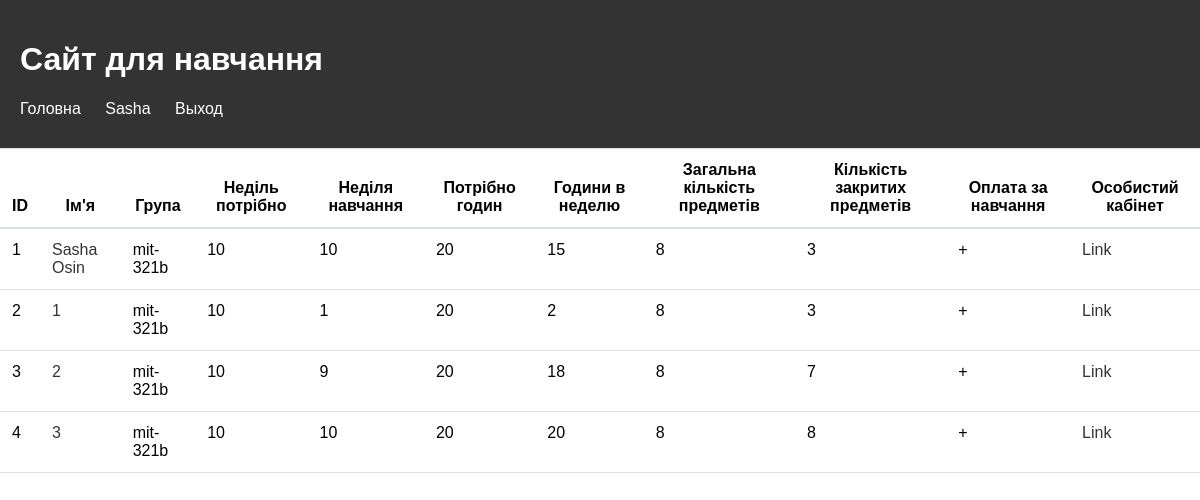
Page /list_students/ (signed in) on the committed database.
### edu/models.py (models this page shows, shortened)
class Student(models.Model):
    name = models.CharField(max_length=100)
    group = models.ForeignKey(Group, on_delete=models.CASCADE)
    study_week_need = models.PositiveIntegerField(default=10)
    study_week = models.PositiveIntegerField(default=0)
    hour_need = models.PositiveIntegerField(default=20)
    hour_study_week = models.PositiveIntegerField(default=0)
    subject_need = models.PositiveIntegerField(default=8)
    count_subject = models.PositiveIntegerField(default=0)
    pay_for_study = models.BooleanField(default=True)

class Group(models.Model):
    name = models.CharField(max_length=100)
    def __str__(self):
        return self.name

### edu/views.py (the view)
# urls.py: path('list_students/',ListStudentsView.as_view(),name='list'),
class ListStudentsView(View):
    def check_scholarship(self,hour_study_week, hour_need):
        average_grade = (hour_study_week / hour_need) * 100
        if average_grade >= 90:
            return True
        else:
            return False
    def get(self, request):
        students = Student.objects.all()
        student_list = []
        for student in students:
            c = self.check_scholarship(student.hour_study_week, student.hour_need)
            student_list.append(c)
        context = {'student_list': student_list,'student':students}
        return render(request, 'list_students.html', context=context)

### templates/list_students.html
{% extends 'base.html' %}
{% load static %}
{% block style %}
    <link rel="stylesheet" type="text/css" href="{% static 'css/liststyle.css' %}">
{% endblock style %}
{% block content %}
<table>
  <thead>
    <tr>
      <th>ID</th>
      <th>Ім'я</th>
      <th>Група</th>
      <th>Неділь потрібно</th>
      <th>Неділя навчання</th>
      <th>Потрібно годин</th>
      <th>Години в неделю</th>
      <th>Загальна кількість предметів</th>
      <th>Кількість закритих предметів</th>
      <th>Оплата за навчання</th>
      <th>Особистий кабінет</th>
    </tr>
  </thead>
  <tbody>
    {% for i in student %}
      <tr>
        <td>{{ i.id }}</td>
        <td><a href="{% url 'personal' i.pk %}">{{ i.name }}</a></td>
        <td>{{ i.group }}</td>
        <td>{{ i.study_week_need }}</td>
        <td>{{ i.study_week }}</td>
        <td>{{ i.hour_need }}</td>
        <td>{{ i.hour_study_week }}</td>
        <td>{{ i.subject_need }}</td>
        <td>{{ i.count_subject }}</td>
        {% if i.pay_for_study == True %}
        <td>+</td>
        {% else %}
        <td>-</td>
        {% endif %}
        <td><a href="{% url 'personal' i.pk %}">Link</a></td>
    {% endfor %}
  </tbody>
</table>
{% endblock content %}

### templates/base.html (shortened to what this page needs)
{% load static %}
<!DOCTYPE html>
<html>
<head>
    {% block style %}
    {% endblock style %}
    <link rel="stylesheet" type="text/css" href="{% static 'css/style.css' %}">
</head>
<body>
<header>
    <h1>Сайт для навчання</h1>
    <nav>
        <ul>
            <li><a href="{% url 'main' %}">Головна</a></li>
            {% if user.is_authenticated %}
            <li><a href="#">{{ user.username }} </a></li>
            <li><a href="{% url 'logout' %}">Выход</a></li>
            {% else %}
            <li><a href="{% url 'register' %}">Регистрация</a></li>
            <li><a href="{% url 'login' %}">Авторизация</a></li>
            {% endif %}
        </ul>
    </nav>
</header>
{% block content %}
{% endblock content %}
</body>
</html>

### static/css/liststyle.css (style rules this page uses)
table { border-collapse: collapse; width: 100%; margin-bottom: 1rem; background-color: #fff; }
table th, table td { padding: 0.75rem; vertical-align: top; border-top: 1px solid #dee2e6; }
table th { vertical-align: bottom; border-bottom: 2px solid #dee2e6; }
table td { border-bottom: 1px solid #dee2e6; }

### static/css/style.css (style rules this page uses)
body { font-family: Arial, sans-serif; margin: 0; }
header { background-color: #333; color: #fff; padding: 20px; }
nav ul { list-style: none; margin: 0; padding: 0; }
nav li { display: inline-block; margin-right: 20px; }
nav li:last-child { margin-right: 0; }
nav a { color: #fff; text-decoration: none; }
ul { list-style: none; margin: 0; padding: 0; }
li { margin-bottom: 10px; }
a { color: #333; text-decoration: none; }

### rows in the picture
Student: id "1", name "Sasha Osin", group "mit-321b", study_week_need "10", study_week "10", hour_need "20", hour_study_week "15", subject_need "8", count_subject "3"
Student: id "2", name "1", group "mit-321b", study_week_need "10", study_week "1", hour_need "20", hour_study_week "2", subject_need "8", count_subject "3"
Student: id "3", name "2", group "mit-321b", study_week_need "10", study_week "9", hour_need "20", hour_study_week "18", subject_need "8", count_subject "7"
Student: id "4", name "3", group "mit-321b", study_week_need "10", study_week "10", hour_need "20", hour_study_week "20", subject_need "8", count_subject "8"

### other values in the picture
{{ user.username }} "Sasha"
